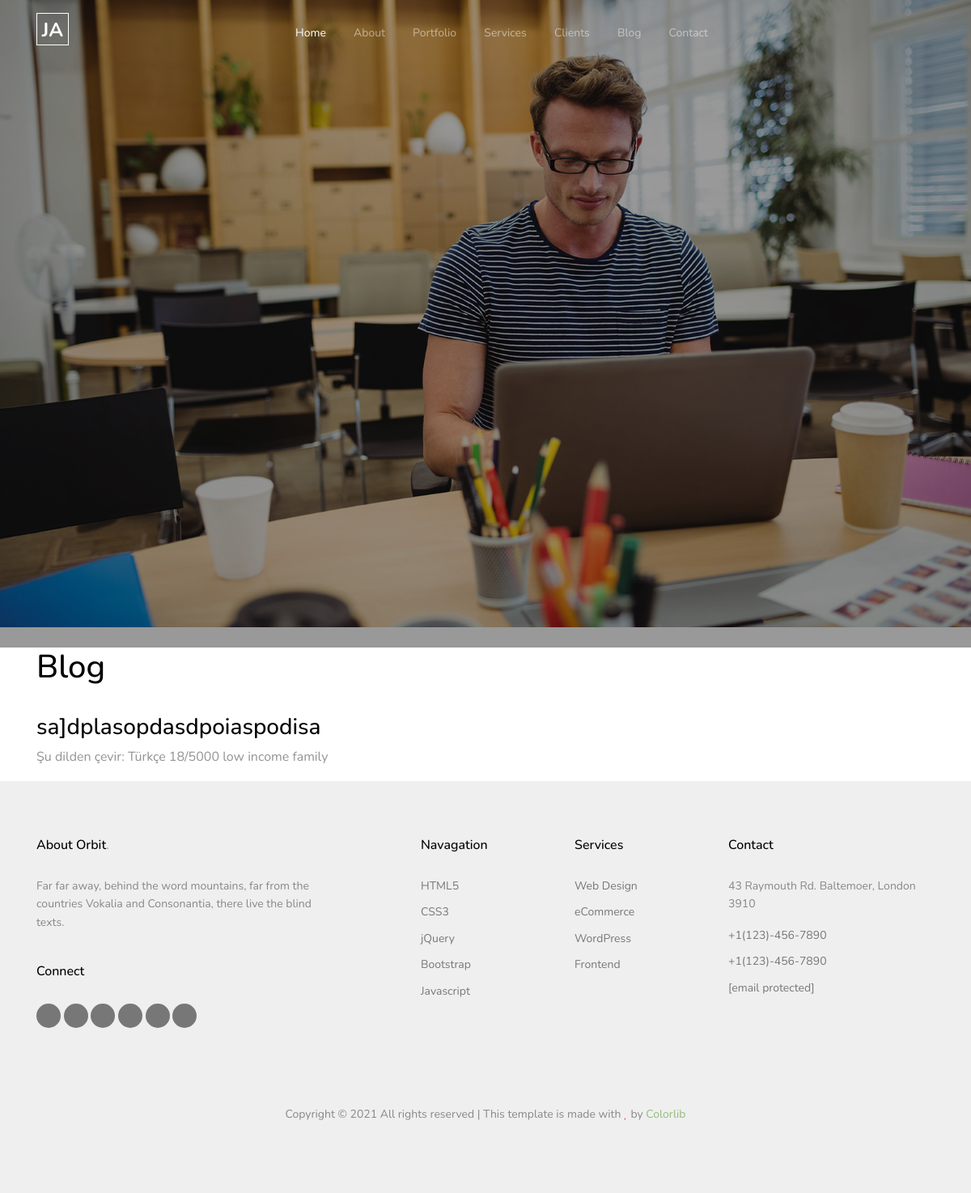
The page /blog/1 on the database its author committed.
### models.py (models this page shows)
class Blog(db.Model):
    id=db.Column(db.Integer,primary_key=True)
    text=db.Column(db.String(50),nullable=False)
    title=db.Column(db.String(50))
    image=db.Column(db.String)
    time=db.Column(db.DateTime)

### app/routes.py (the view)
@app.route('/blog/<int:id>',methods=['GET','POST'])
def SingleBlog(id):
    blog = Blog.query.get(id)
    return render_template('app/blog.html',blg=blog)

### app/templates/app/blog.html (shortened to what this page needs)
{% extends "app/layout.html" %}
{% block content %}
<section id='blog_body'>
    <div class="container">
        <h1>Blog</h1>
        <div class="title">
            <h3>{{blg.title}}</h3>
            <p>{{blg.text}} </p>
        </div>
    </div>
</section>
{% endblock %}

### app/static/app/css/style.css (style rules this page uses)
body { font-family: "Nunito", sans-serif; line-height: 1.6; background: #ffffff; overflow-x: hidden; font-size: 16px; color: #939393; }
body:before { content: ""; position: fixed; top: 0; left: 0; z-index: 99; right: 0; bottom: 0; background: rgba(0, 0, 0, 0.2); opacity: 0; visibility: hidden; -webkit-transition: .3s all ease; -o-transition: .3s all ease; transition: .3s all ease; }
h1, .h1, h2, .h2, h3, .h3, h4, .h4 { font-family: "Nunito", sans-serif; color: #000000; }

### rows shown on the page
Blog: title "sa]dplasopdasdpoiaspodisa", text "Şu dilden çevir: Türkçe 18/5000 low income family"
